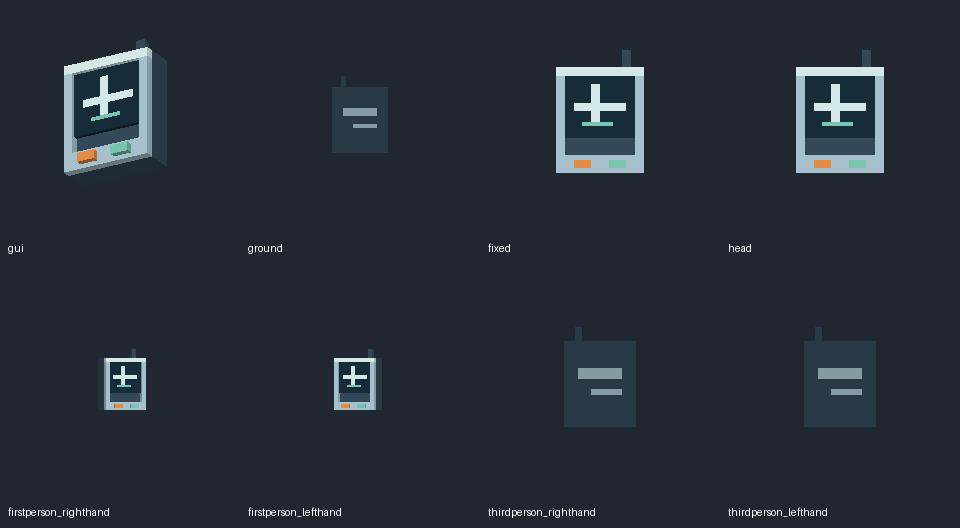
#> input picture fabric-26.3/artifacts/airborne-items/airborne_manager-display.png, 960 x 528 px, given in place of circle_wall.png, which was not available
$ python preview_wall.py ../airborne-items/airborne_manager-display.png
#> lines starting #> are read from the running program, lines starting #| are printed output that depends on the picture; after the words box and inside, x2 and y2 are one past the last pixel; in counts of white or black regions, pixels touching at a corner belong together
"""Offline illustrative ray/cylinder preview, not a Minecraft screenshot or FPS test."""
from pathlib import Path
import json
import math
import shutil
import numpy as np
from PIL import Image, ImageDraw

ROOT = Path(__file__).resolve().parents[2]
OUT = Path(__file__).resolve().parent
TEXTURE = ROOT / 'src/main/resources/assets/poisoncircle/textures/environment/circle_wall.png'


def background(w, h):
    img = Image.new('RGB', (w, h), '#6d8e9b')
    d = ImageDraw.Draw(img)
    d.rectangle((0, h * .6, w, h), fill='#58624a')
    for x, height in [(-100, 140), (130, 85), (420, 125), (730, 95), (970, 155)]:
        d.polygon([(x, h * .6), (x, h * .6 - height), (x + 130, h * .6 - height), (x + 130, h * .6 - height / 2), (x + 240, h * .6 - height / 2), (x + 240, h * .6)], fill='#435c5c')
    for x in range(0, w, 160):
        d.rectangle((x + 20, h * .6 + 50, x + 36, h * .6 + 160), fill='#343e34')
        d.rectangle((x - 10, h * .6 + 25, x + 64, h * .6 + 90), fill='#3b5740')
    return img


def label(img, title, subtitle):
    d = ImageDraw.Draw(img)
    d.rectangle((0, 0, img.width, 48), fill='#111c25')
    d.text((16, 8), title, fill='#ffcfac')
    d.text((16, 28), subtitle, fill='#c6d0d7')
    return img


def previews():
    texture = Image.open(TEXTURE).convert('RGBA')
    w, h = 1280, 640
    # Four repeats horizontally, two vertically, nearest filtering; the background stays visible.
    flat = background(w, h).convert('RGBA')
#> in background, `img = Image.new('RGB', (w, h), '#6d8e9b')`:
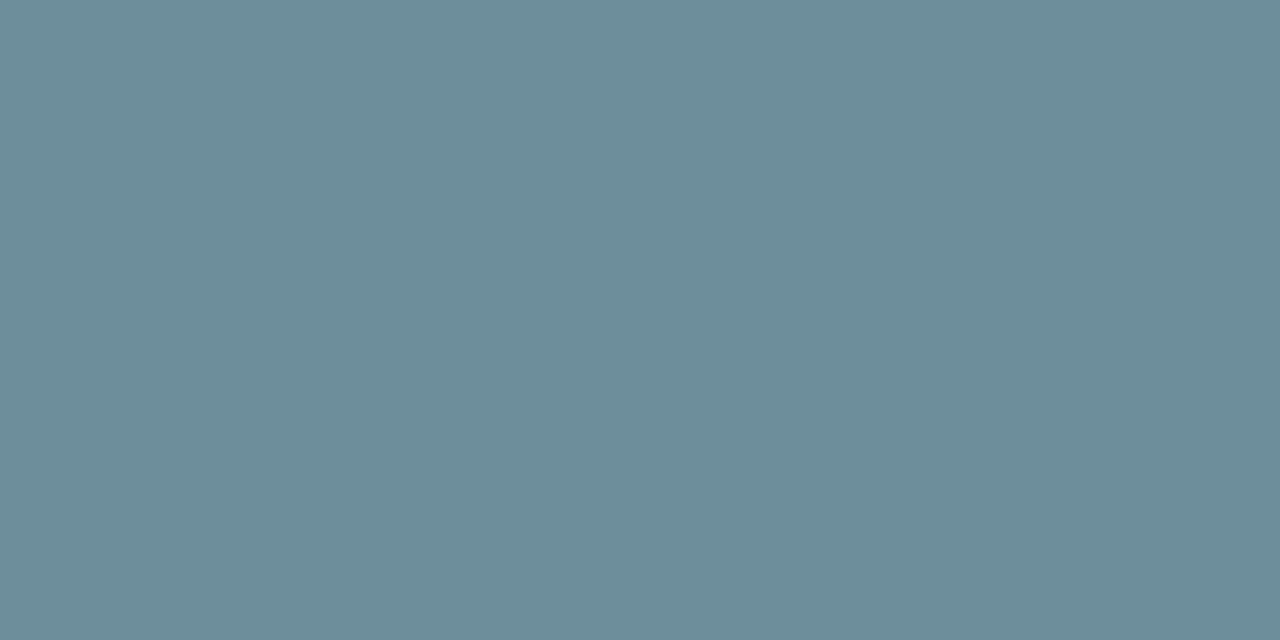
#> img: PIL image 1280x640 RGB; mean R, G, B 109, 142, 155
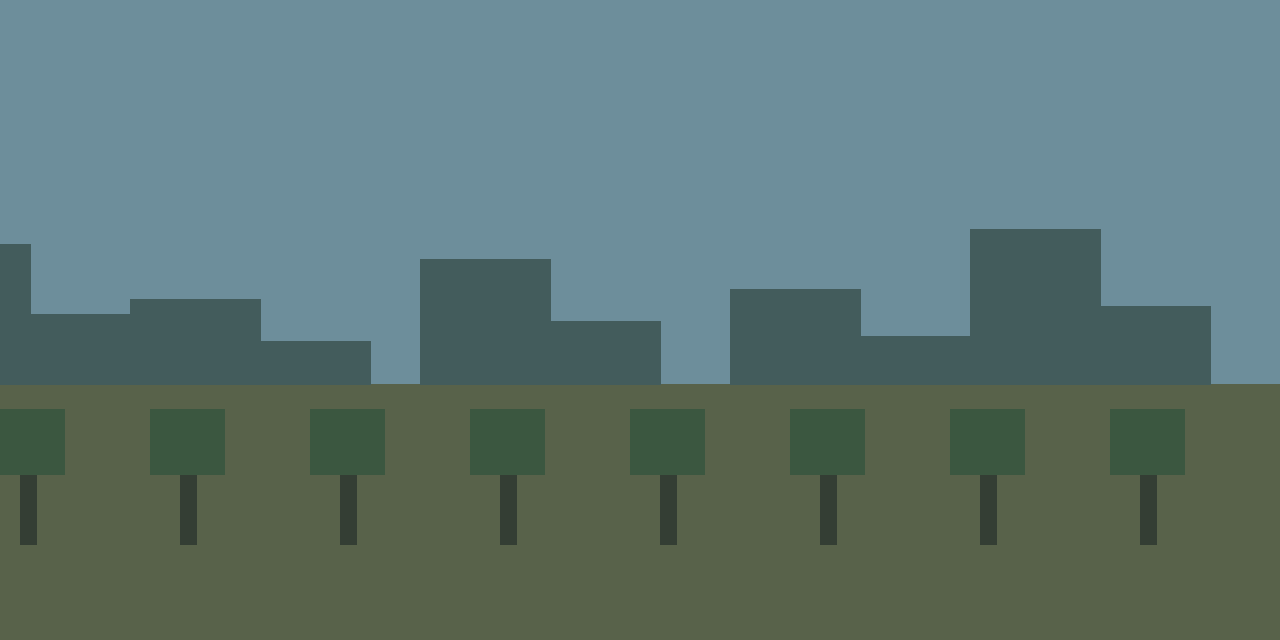
#> flat: PIL image 1280x640 RGBA; mean R, G, B, A 93.8, 117.5, 114.4, 255
    tile = texture.resize((320, 320), Image.Resampling.NEAREST)
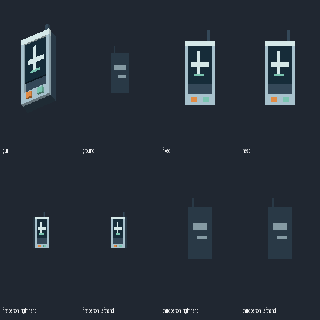
#> tile: PIL image 320x320 RGBA; mean R, G, B, A 38, 46.3, 56.3, 255
    for y in range(0, h, 320):
        for x in range(0, w, 320):
            flat.alpha_composite(tile, (x, y))
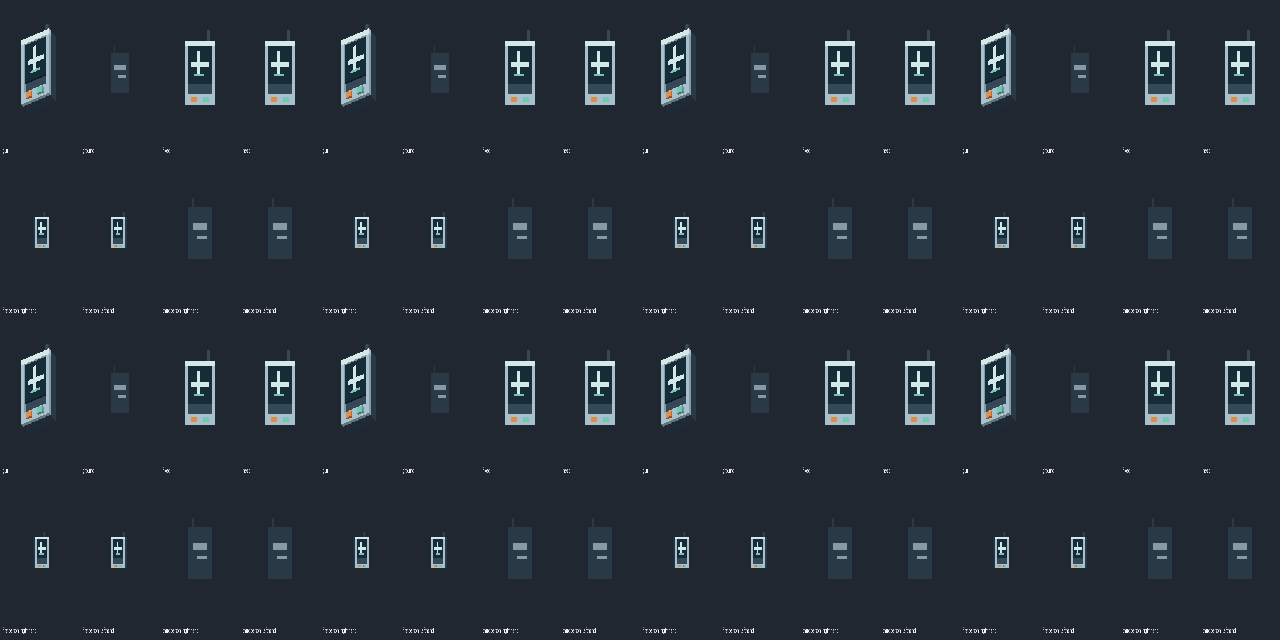
#> flat: PIL image 1280x640 RGBA; mean R, G, B, A 38, 46.3, 56.3, 255
    label(flat, 'ION STORM / HORIZONTAL REPEAT', 'OFFLINE ILLUSTRATION / 4 x 2 tiles / single alpha surface / no bloom').convert('RGB').save(OUT / 'horizontal-repeat.png')
    # Camera outside a radius-40 cylinder. Each ray hits only the nearest surface.
    yy, xx = np.mgrid[:h, :w]
    dx = (xx - w / 2) / 520
    dy = -(yy - h * .47) / 520
    dz = np.ones_like(dx)
    oz, oy, radius = -61.0, 10.0, 40.0
    aa = dx * dx + dz * dz
    bb = 2 * oz * dz
    cc = oz * oz - radius * radius
    disc = bb * bb - 4 * aa * cc
    distance = (-bb - np.sqrt(np.maximum(0, disc))) / (2 * aa)
    px, py, pz = distance * dx, oy + distance * dy, oz + distance * dz
    mask = (disc >= 0) & (distance > 0) & (py >= 0) & (py <= 16)
    repeats = round(math.tau * radius / 16)
    u = (np.arctan2(pz, px) / math.tau * repeats) % 1
    v = (-py / 16) % 1
    tex = np.array(texture)
    sampled = tex[(v * 127).astype(int), (u * 127).astype(int)]
    alpha = sampled[..., 3:4] / 255 * mask[..., None]
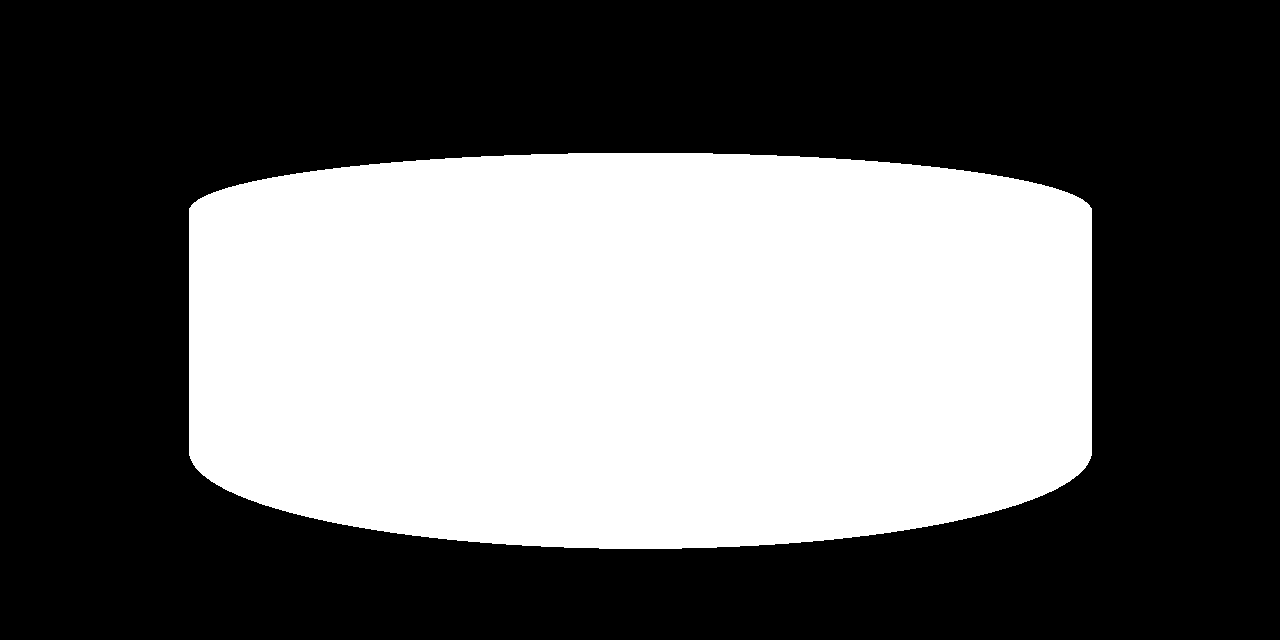
#> alpha: shape (640, 1280, 1) float64; values 0 (black) and 1 (white), 40% white; 1 white region, box (x1, y1, x2, y2) and area: (189, 153, 1092, 549) 327390
    bg = np.array(background(w, h)).astype(float)
    result = np.rint(bg * (1 - alpha) + sampled[..., :3] * alpha).astype('uint8')
    curve = Image.fromarray(result)
    label(curve, 'ION STORM / CURVED WALL', 'OFFLINE RAY-CYLINDER ILLUSTRATION / 16-block UV / one near surface / no game fog or bloom').save(OUT / 'curved-wall.png')
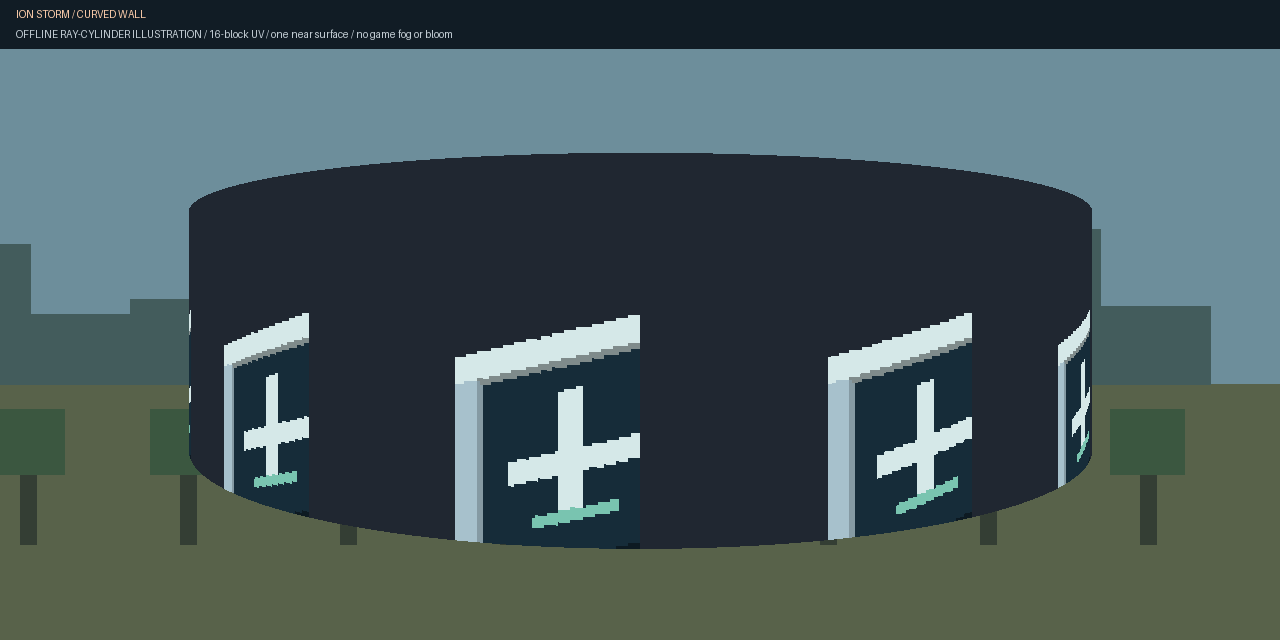
#> saved as curved-wall.png: PIL image 1280x640 RGB; mean R, G, B 71.3, 88.3, 90.3
    # Audit imagery includes opaque color and alpha independently; not a second runtime asset.
    sheet = Image.new('RGB', (768, 430), '#111c25')
    sheet.paste(texture.convert('RGB').resize((384, 384), Image.Resampling.NEAREST), (0, 46))
    sheet.paste(texture.getchannel('A').convert('RGB').resize((384, 384), Image.Resampling.NEAREST), (384, 46))
    label(sheet, 'SOURCE COLOR (LEFT) / ALPHA (RIGHT)', '128 x 128 source / exact paired edges / grayscale alpha, not opacity on black').save(OUT / 'texture-audit.png')
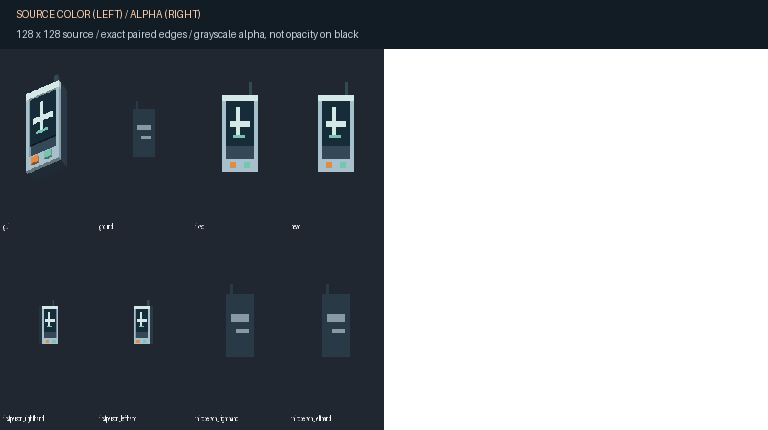
#> saved as texture-audit.png: PIL image 768x430 RGB; mean R, G, B 132.4, 137.3, 142.7
    values = np.array(texture)
#> (the run stopped early here; a loop or call above may not have finished)

$ run again, on fabric-26.3/artifacts/airborne-items/airborne_manager-views.png
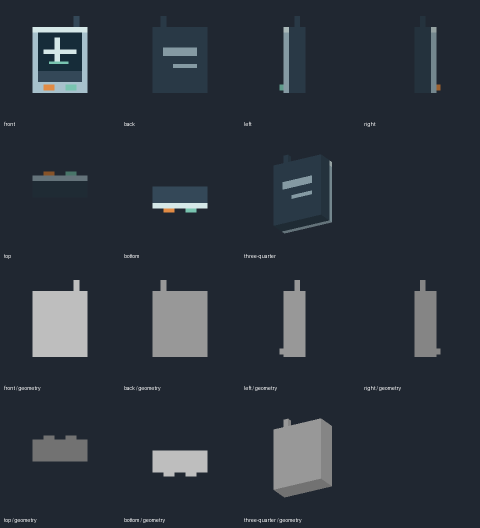
#> input picture fabric-26.3/artifacts/airborne-items/airborne_manager-views.png, 960 x 1056 px, given in place of circle_wall.png, which was not available (shown at 1/2 size)
#> after the loop in previews, `for y in range(0, h, 320):`:
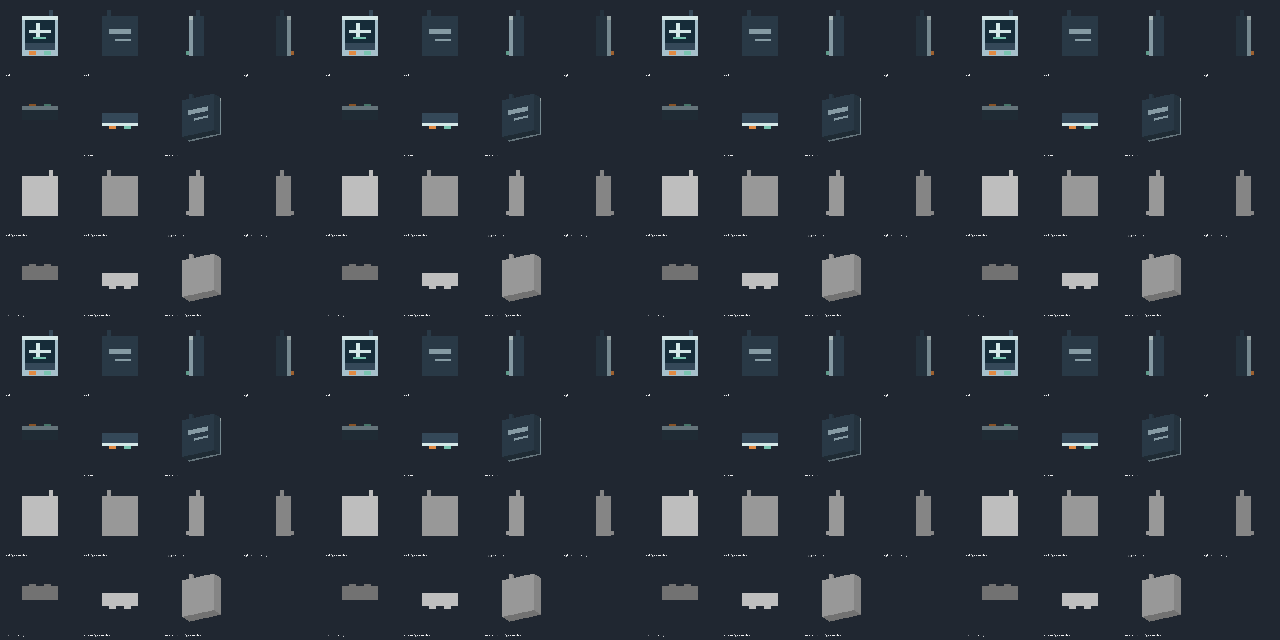
#> flat: PIL image 1280x640 RGBA; mean R, G, B, A 42.9, 50.1, 59.4, 255
#> alpha: shape (640, 1280, 1) float64; values 0 (black) and 1 (white), 40% white; 1 white region, box (x1, y1, x2, y2) and area: (189, 153, 1092, 549) 327390
#> in previews, `label(sheet, 'SOURCE COLOR (LEFT) / ALPHA (RIGHT)', '128 x 128 source ..`:
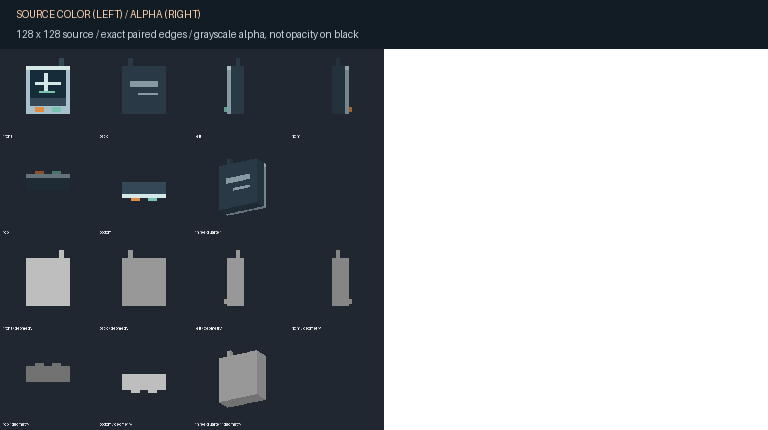
#> saved as texture-audit.png: PIL image 768x430 RGB; mean R, G, B 134.8, 139.2, 144.3
